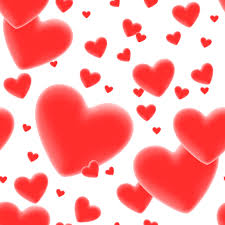
%> input picture HW2/2/texture.jpg, 225 x 225 px
$ octave Part2C.m   (GNU Octave 9; MATLAB toolbox functions it lacks are replaced by stand-ins)
%> lines starting %> are read from the running program, lines starting %| are printed output that depends on the picture
### HW2/2/calH.m
function H = calH(p1,p2)
    A = [];
    for i = 1:4
        A = [A;p2(i,:) 1 0 0 0 -p1(i,1) * p2(i,1) -p1(i,1) * p2(i,2) -p1(i,1)];
        A = [A;0 0 0 p2(i,:) 1 -p1(i,2) * p2(i,1) -p1(i,2) * p2(i,2) -p1(i,2)];
    end;

    ATA = A' * A;
    [VC,VA] = eig(ATA);
    [va,in] = min(ones(1,9) * VA);
    p = VC(:,in);
    p = p ./ p(9);

    H = [];
    for i = 1:3
        for j = 1:3
            H(i,j) = p((i - 1) * 3 + j);
        end;
    end;


### HW2/2/ForWarp.m
function [recor,image] = ForWarp(texture,image,H,inpoints,recor)
    [w,h] = size(rgb2gray(texture));
    %[maxi,maxj,mini,minj,UP,DOWN] = getBound(points);
    for i = 1:w
        for j = 1:h
            ori = H * [i j 1]';
            ori = ori';
            ori(1) = ori(1) / ori(3);
            ori(2) = ori(2) / ori(3);
            color = texture(j,i,:);
            point = ori(1:2);
            [recor,image] = discolor(color,image,point,recor,inpoints);
        end;
    end;


### HW2/2/getBound.m
function [maxi,maxj,mini,minj,UP,DOWN] = getBound(points)
    maxi = max(points(2,1),points(4,1));
    mini = min(points(1,1),points(3,1));
    maxj = max(points(3,2),points(4,2));
    minj = min(points(1,2),points(2,2));

    upP = (points(2,2) - points(1,2)) / (points(2,1) - points(1,1));
    downP = (points(4,2) - points(3,2)) / (points(4,1) - points(3,1));

    index = 1:maxi - mini + 1;
    UP = round(index * upP + points(1,2));
    DOWN = round(index * downP + points(3,2));


### HW2/2/Part2C.m
A = imread('texture.jpg');
%> A is the input picture: size 225x225x3 uint8; mean R, G, B 252.9, 165.9, 165.4
load('B.mat');
load('P2Data.mat');
load('H.mat');
A = imresize(A,4);
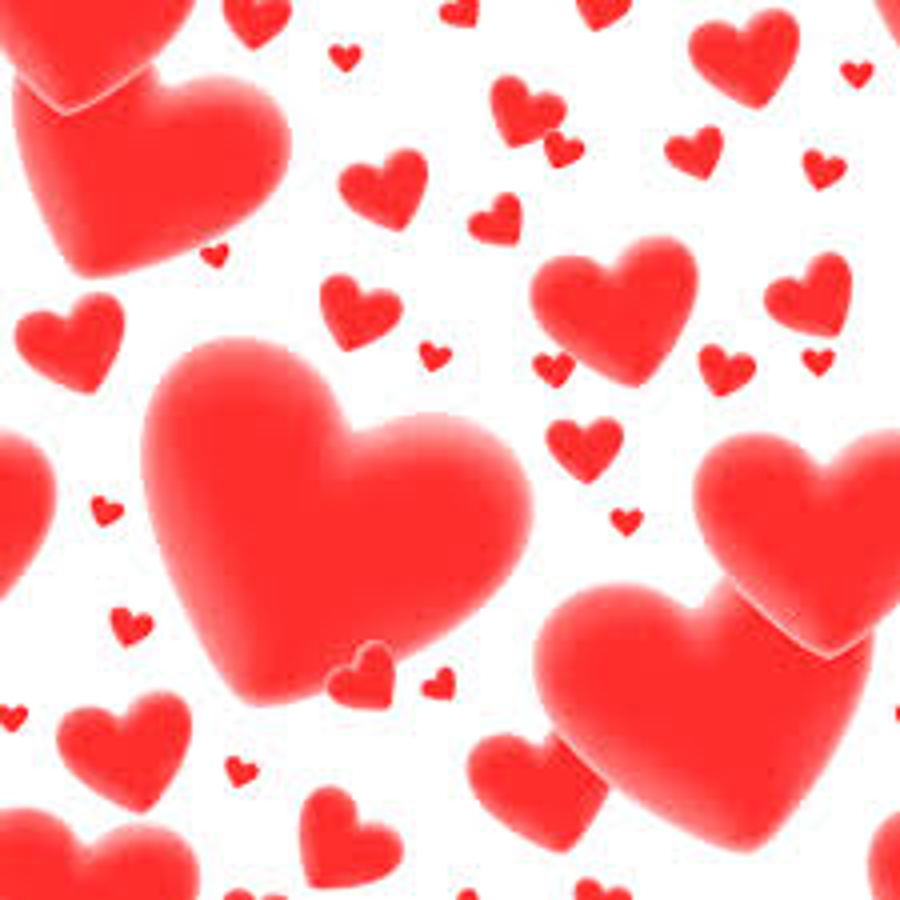
%> A: size 900x900x3 uint8; mean R, G, B 252.8, 165.8, 165.3
A = im2double(A);
%> A: size 900x900x3 double
C = B;
C = im2double(C);
[w,h] = size(rgb2gray(B));
[tw,th] = size(rgb2gray(A));
%> tw = 900; th = 900
LeftPoint = round(P3Data(1:4,:));
RightPoint = round(P3Data(5:8,:));
plane = [1,1;tw,1;1,tw;tw,th];
%> plane = [1 1; 900 1; 1 900; 900 900]

recor = zeros(w,h);

LH = calH(LeftPoint,plane);
%> the loop in calH, `for i = 1:4` made 4 passes
%> A on pass 1: [1 1 1 0 0 0 -2 -2 -2]
%> after the loop in calH, `for i = 1:4`: A = [1 1 1 0 0 0 -2 -2 -2; 0 0 0 1 1 1 -166 -166 -166; 900 1 1 0 0 0 -416700 -463 -463; 0 0 0 900 1 1 -214200 -238 -238; 1 900 1 0 0 0 -3 -2700 -3; 0 0 0 1 900 1 -653 -587700 -653; 900 900 1 0 0 0 -415800 -415800 -462; 0 0 0 900 900 1 -498600 -498600 -554]
%> in calH, `ATA = A' * A;`: ATA = [1620002 811801 1802 0 0 0 -749250005 -374639402 -832505; 811801 1620002 1802 0 0 0 -374639402 -376650465 -418965; 1802 1802 4 0 0 0 -832505 -418965 -930; 0 0 0 1620002 811801 1802 -641520819 -449542066 -713619; 0 0 0 811801 1620002 1802 -449542066 -977670404 -1086704; 0 0 0 1802 1802 4 -713619 -1086704 -1611; -749250005 -374639402 -832505 -641520819 -449542066 -713619 641012583978 422119315460 712689678; -374639402 -376650465 -418965 -449542066 -977670404 -1086704 422119315460 766890478573 852398773; -832505 -418965 -930 -713619 -1086704 -1611 712689678 852398773 1245351]
%> in calH, `[VC,VA] = eig(ATA);`: VC = [-0.0048 -0.00148 -0.645 -0.297 0.338 -0.377 -0.489 -0.00117 -0.000684; -6.84e-06 -0.00112 -0.0105 0.243 0.148 0.743 -0.605 -0.000137 -0.000469; -0.0073 1 -0.00169 0.00101 0.00113 0.000289 -0.000784 -1.29e-06 -7.61e-07; -0.00135 -0.00018 -0.339 -0.472 0.306 0.527 0.539 -0.000694 -0.000672; -0.0033 -0.00159 -0.446 0.794 0.253 -0.0536 0.323 0.00107 -0.000914; -1 -0.00729 0.00818 -0.000507 0.0022 0.000325 0.000616 6.1e-07 -1.14e-06; -3.65e-06 -7.7e-07 -0.000782 -0.000917 0.00125 0.000231 -0.000442 0.757 0.653; -3.73e-08 -2.43e-06 -7.98e-05 0.00122 0.000985 0.000122 0.000446 -0.653 0.757; -0.00605 -1.74e-05 -0.52 -0.00972 -0.84 0.155 -0.00977 -6.02e-05 0.000983]; VA = [2.2e-10 0 0 0 0 0 0 0 0; 0 0.995 0 0 0 0 0 0 0; 0 0 8222.1 0 0 0 0 0 0; 0 0 0 160928.8 0 0 0 0 0; 0 0 0 0 180871.9 0 0 0 0; 0 0 0 0 0 942489.7 0 0 0; 0 0 0 0 0 0 2273091.6 0 0; 0 0 0 0 0 0 0 2.77e+11 0; 0 0 0 0 0 0 0 0 1.13e+12]
%> in calH, `p = VC(:,in);`: p = [-0.0048; -6.84e-06; -0.0073; -0.00135; -0.0033; -1; -3.65e-06; -3.73e-08; -0.00605]
%> in calH, `p = p ./ p(9);`: p = [0.793; 0.00113; 1.21; 0.224; 0.546; 165.3; 0.000604; 6.17e-06; 1]
%> after the loop in calH, `for i = 1:3`: H = [0.793 0.00113 1.21; 0.224 0.546 165.3; 0.000604 6.17e-06 1]
%> LH has the same summary as H in calH
RH = calH(RightPoint,plane);
%> the loop in calH (call 2), `for i = 1:4` made 4 passes
%> A on pass 1: [1 1 1 0 0 0 -464 -464 -464]
%> RH = [0.12 -0.00151 463.6; -0.211 0.35 238.7; -0.000516 -8.54e-07 1]

%----deal with image
[lbxi,lbxj,lbni,lbnj,lbUP,lbDOWN] = getBound(LeftPoint);
[ilbxi,ilbxj,ilbni,ilbnj,ilbUP,ilbDOWN] = getBound(Pol);
[rbxi,rbxj,rbni,rbnj,rbUP,rbDOWN] = getBound(RightPoint);
[irbxi,irbxj,irbni,irbnj,irbUP,irbDOWN] = getBound(Por);


for i = lbni:lbxi
    for j = lbnj:lbxj
        if(j > lbUP(i - lbni + 1) & j < lbDOWN(i - lbni + 1))
            if (i >= ilbni && i <= ilbxi && j > ilbUP(i - ilbni + 1) && j < ilbDOWN(i - ilbni + 1))
            else
                C(j,i,:) = 0;
            end
        end
    end
end

for i = rbni:rbxi
    for j = rbnj:rbxj
        if(j > rbUP(i - rbni + 1) & j < rbDOWN(i - rbni + 1))
            if (i >= irbni && i <= irbxi && j > irbUP(i - irbni + 1) && j < irbDOWN(i - irbni + 1))
            else
                C(j,i,:) = 0;
            end
        end
    end
end
% figure;
% imshow(C);

[recor,C] = ForWarp(A,C,LH,Pol,recor);
%> in ForWarp, `[w,h] = size(rgb2gray(texture));`: w = 900
%> (the run ends here)
